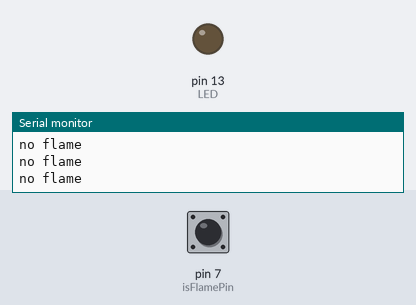
Simulated run of this sketch. Board: Arduino Uno, built with avr-gcc and run on an emulated ATmega328P. Shown: output pins drawn as LEDs (lit = HIGH), the last lines printed to the serial monitor. Dashed ring = blinking. The test bench sets the inputs (shaded band); at power-on: pin 7 (isFlamePin) HIGH.

Above: at 1.2 s.
1.3 s: pin 7 (isFlamePin) driven LOW
At 1.8 s:
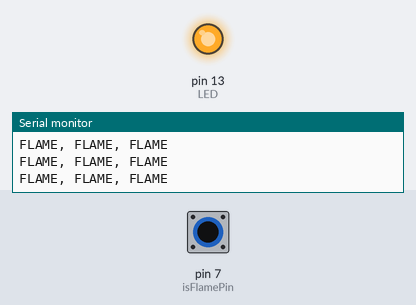
2.8 s: pin 7 (isFlamePin) driven HIGH
At 3.9 s:
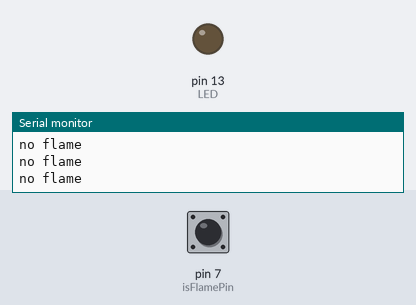
4.3 s: pin 7 (isFlamePin) pulsed LOW 2 times (0.12 s each, 0.3 s apart)
At 4.39 s:
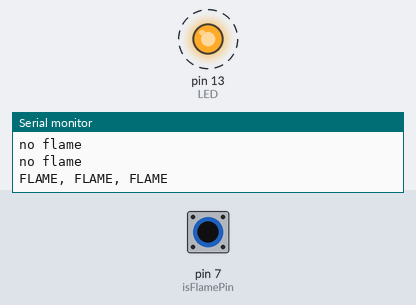
Timing chart, 0 to 7.3 s (numbered marks = the images above; inputs shaded):
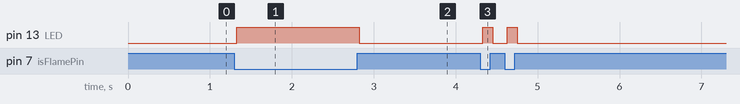

The sketch:

framesensor.ino
```cpp
// Flame Sensor Module

int LED = 13; // Use the onboard Uno LED
int isFlamePin = 7;  // This is our input pin
int isFlame = HIGH;  // HIGH MEANS NO FLAME

void setup() {
  pinMode(LED, OUTPUT); // put onboard LED as output
  pinMode(isFlamePin, INPUT); //flame sensor should be input as it is giving data
  Serial.begin(9600); //begin Serial communication

}

void loop() {
  isFlame = digitalRead(isFlamePin);//Readd the data gien by the flame sensor
  if (isFlame== LOW)  //if it is low
  {
    Serial.println("FLAME, FLAME, FLAME"); //Print Flame Flame
    digitalWrite(LED, HIGH);  //LED on
  }
  else                           //if not
  {
    Serial.println("no flame"); //print no  flame
    digitalWrite(LED, LOW);    //off the LED
  }
}
```

Measured:
- after the input at 1.3 s, pin 13 (LED): LOW → HIGH at once
- after the input at 2.8 s, pin 13 (LED): HIGH → LOW at once
- after the input at 4.3 s, pin 13 (LED): alternates HIGH for 0.12 s and LOW for 0.18 s, 4 changes in all, then stays LOW, starting at once
